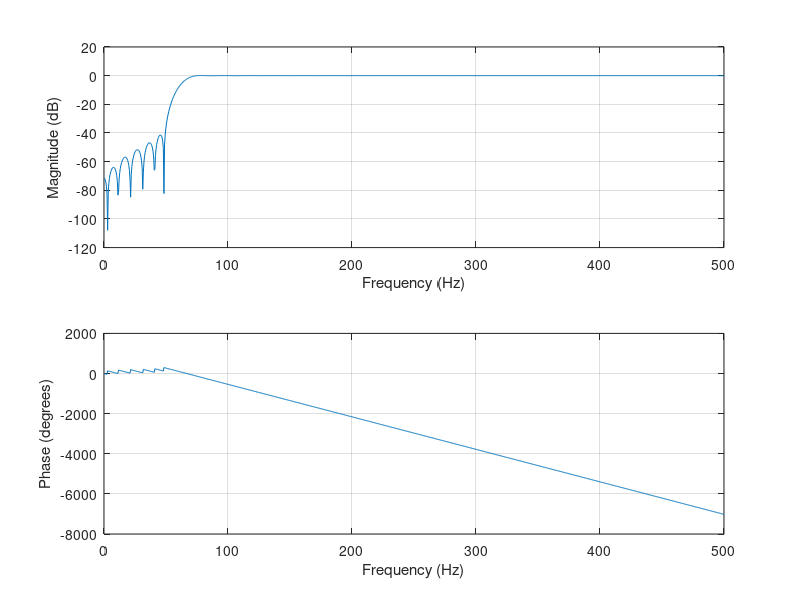

Write MATLAB code to recreate this figure.
%------------------------------- high pass
% sampling frequency [Hz]
fsamp = 1000; 
% stopband and passband frequencies [Hz]
fcuts = [50 75];
% ripples
devs = [0.01 0.01];

% high pass filter
mags = [0 1];

% get kaiser window
[n,Wn,beta,ftype] = kaiserord(fcuts,mags,devs,fsamp);
% calculate coefficients
hh = fir1(n,Wn,ftype,kaiser(n+1,beta),'noscale');

figure('Name','High Pass Filter');
freqz(hh,1,1024,fsamp)

fprintf("M [%d]", n);
coefs = regexprep(num2str(hh),'\s+',',')
